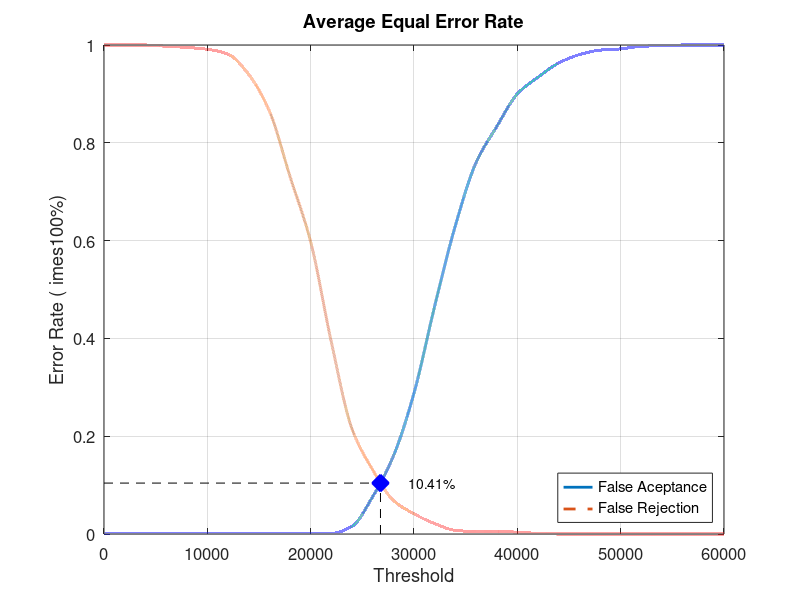
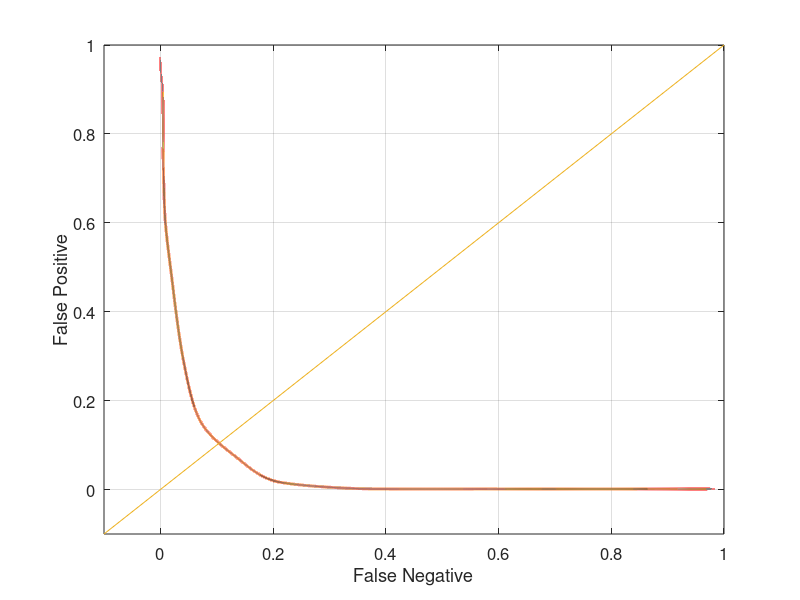

The MATLAB script that drew these images, in order:
close all;
clear;
clc;
x = 0:2000:60000;
xq = 0:0.5:60000;

y0 = [0 0.00131579 0.00131579 0.00131579 0.00131579 0.00131579 0.00131579 0.00131579 0.00131579 0.00131579 0.00131579 0.00131579 0.0157895 0.0763158 0.159211 0.288158 0.465789 0.630263 0.75921 0.832895 0.9 0.934211 0.963158 0.980263 0.989474 0.992105 0.997368 0.998684 1 1 1]
yy0 = interp1(x, y0, xq, 'pchip');
y1 = [1 1 1 0.9975 0.995 0.99125 0.98125 0.94 0.865 0.73125 0.5975 0.3925 0.215 0.13125 0.06875 0.04125 0.02125 0.0075 0.005 0.005 0.00375 0.00125 0 0 0 0 0 0 0 0 0]
yy1 = interp1(x, y1, xq, 'pchip');

% Calculating EER: 
y2 = abs(y0 - y1);
find(y2 == min(y2))
yy2 = abs(yy0 - yy1);
xEER = find(yy2 == min(yy2));
xEERIndex = xq(xEER) % X-axis EER
yEER = yy0(xEER) % Y-axis EER

main = figure
plot(xq, yy0,'-','LineWidth', 2);	hold on
plot(xq, yy1,'--','LineWidth', 2);	hold on
plot([xEERIndex xEERIndex], [0 yEER], 'k--');	hold on
plot([0 xEERIndex], [yEER yEER], 'k--');	hold on
plot(xEERIndex, yEER, 'bx', 'LineWidth', 10);	hold on
text(xEERIndex + 10 * xEERIndex / 100, yEER, [num2str(round((10000 * yEER)) / 100) '%'])
legend('False Aceptance', 'False Rejection', 'Location', 'SouthEast')
xlabel('Threshold')
ylabel('Error Rate (	imes100%)')
title('Average Equal Error Rate')
set(gca, 'FontSize', 12)
axis([0 60000 0 1])
grid on

print(main, 'Experiment5AverageMain', '-dpng');
FNRxFPR = figure('Color', [1 1 1]);
plot(yy1, yy0, '-', yy1, yy0, 'LineWidth', 2);
hold on
y = -0.1:0.1:1
plot(y, y); 
set(gca, 'FontSize', 12)
xlabel('False Negative')
ylabel('False Positive')
axis([-0.1 1 -0.1 1])
set(gca, 'FontSize', 12)
grid on

print(FNRxFPR, 'Experiment5AverageFNRxFPR','-dpng');
